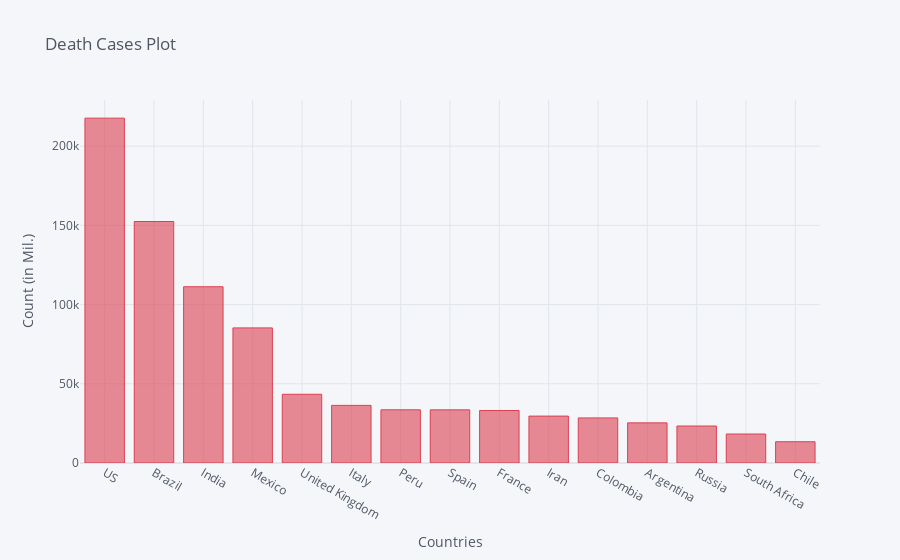

Notebook source saved alongside this figure:
### Code cell
death_df2_plot.iplot(kind='bar', x='Country/Region', y='10/15/20',color='red',
                    title='Death Cases Plot',xTitle='Countries',yTitle='Count (in Mil.)')

### Figure 1 — Plotly figure (JSON) as saved in the notebook; plotly's stock layout.template omitted (floating-point values rounded to 4 significant figures)
{"data": [{"marker": {"color": "rgba(219, 64, 82, 0.6)", "line": {"color": "rgba(219, 64, 82, 1.0)", "width": 1}}, "name": "10/15/20", "orientation": "v", "text": "", "type": "bar", "x": ["US", "Brazil", "India", "Mexico", "United Kingdom", "Italy", "Peru", "Spain", "France", "Iran", "Colombia", "Argentina", "Russia", "South Africa", "Chile"], "y": [217692, 152460, 111266, 85285, 43383, 36372, 33577, 33553, 33146, 29605, 28457, 25342, 23350, 18309, 13434]}], "layout": {"legend": {"bgcolor": "#F5F6F9", "font": {"color": "#4D5663"}}, "paper_bgcolor": "#F5F6F9", "plot_bgcolor": "#F5F6F9", "title": {"font": {"color": "#4D5663"}, "text": "Death Cases Plot"}, "xaxis": {"gridcolor": "#E1E5ED", "showgrid": true, "tickfont": {"color": "#4D5663"}, "title": {"font": {"color": "#4D5663"}, "text": "Countries"}, "zerolinecolor": "#E1E5ED"}, "yaxis": {"gridcolor": "#E1E5ED", "showgrid": true, "tickfont": {"color": "#4D5663"}, "title": {"font": {"color": "#4D5663"}, "text": "Count (in Mil.)"}, "zerolinecolor": "#E1E5ED"}}}
